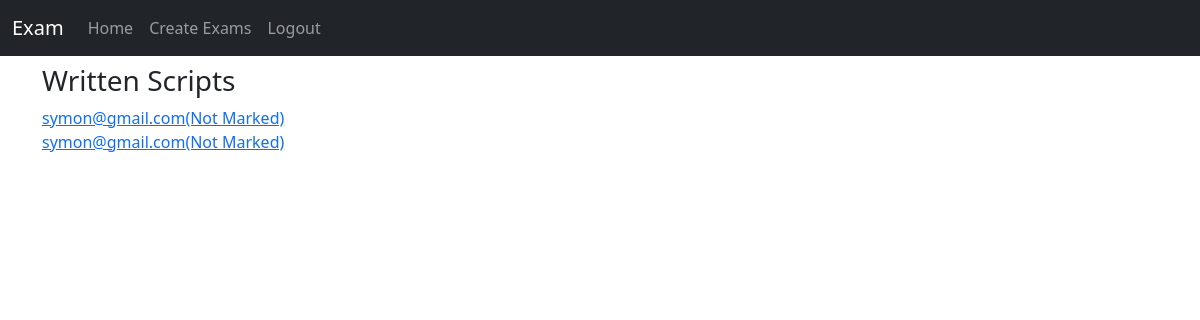
Page /teacher/scripts/12/ (signed in) on the earlier database version.
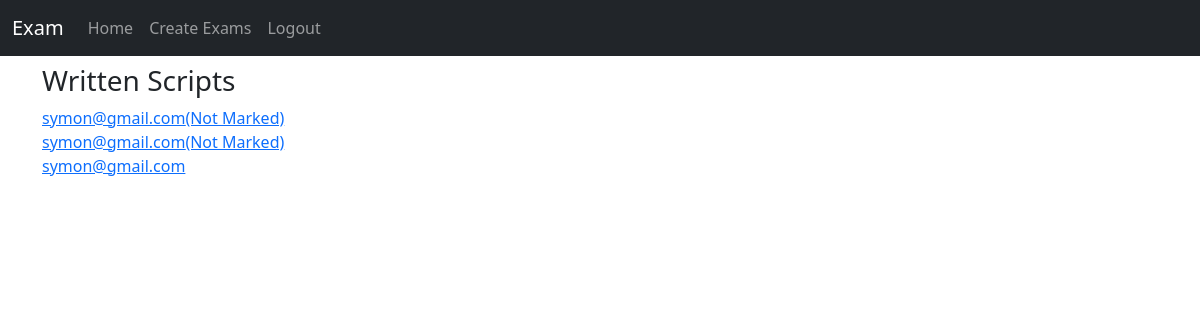
Same page on the later database version.
### apps/students/models.py (models this page shows, shortened)
class AnsweredExam(models.Model):
    exam = models.ForeignKey(
        Exam, related_name="answered_exams", on_delete=models.CASCADE
    )
    student = models.ForeignKey(
        User, related_name="user_answers_exams", on_delete=models.CASCADE
    )
    def is_marked(self):
        answers = self.exam_answers.all()
        for answer in answers:
            if answer.score is None:
                return False
        return True

### apps/users/models.py (models this page shows)
class User(AbstractUser):
    is_teacher = models.BooleanField(default=False)
    def __str__(self) -> str:
        return self.email

### apps/teachers/views.py (the view)
# urls.py: path("scripts/<int:exam_id>/", written_scripts, name="scripts"),
@login_required
@teacher_required
def written_scripts(request, exam_id):
    exam = get_object_or_404(Exam, pk=exam_id)
    answers = AnsweredExam.objects.filter(exam=exam)
    return render(request, "teachers/mark.html", {"exam": exam, "answers": answers})

### templates/teachers/mark.html
{% extends "index.html" %}
{% block content %}
<h1>{{exam.name}}</h1>
{% if answers %}
<h3>Written Scripts</h3>
    {% for answer in answers %}
        {% if answer.is_marked %}
            <a href="">{{answer.student}}</a><br>
        {% else %}
            <a href="{% url "written_script_mark" answer.id %}">{{answer.student}}(Not Marked)</a><br>
        {% endif %}
{% endfor %}
{% else %}
<h1>No Scripts Submitted yet</h1>
{% endif %}
{% endblock content %}

Differences in the rows shown:
added AnsweredExam: student "symon@gmail.com"
